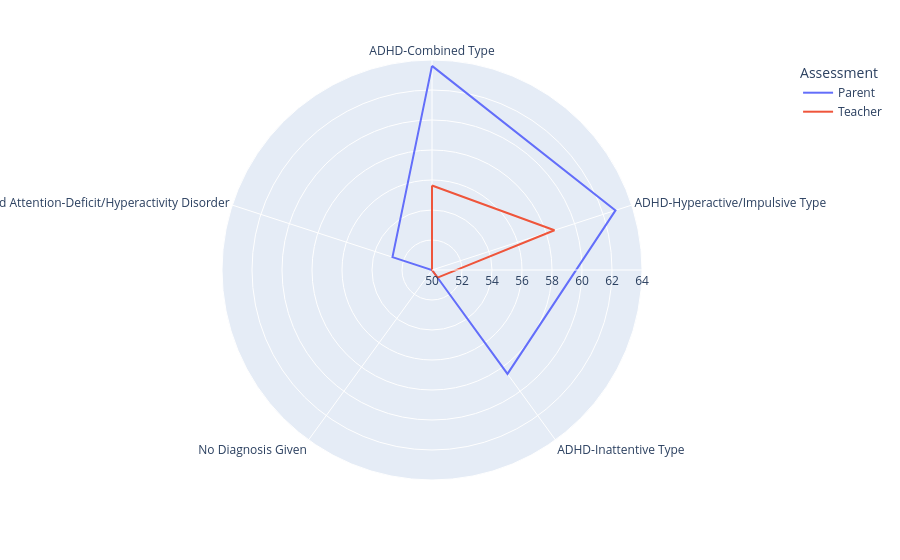

Notebook source saved alongside this figure:
### Code cell
tmp = df[(df['T_name']=='Total_T') & (df['Sex']=='female')]

tmp = tmp.groupby(['DX_01', 'Assessment']).mean().reset_index()

fig = px.line_polar(tmp, r="T_scores", theta="DX_01", color="Assessment", line_close=True, range_r=[50,64])
fig.show()

### Figure 1 — Plotly figure (JSON) as saved in the notebook; plotly's stock layout.template omitted (floating-point values rounded to 4 significant figures)
{"data": [{"hovertemplate": "Assessment=Parent<br>T_scores=%{r}<br>DX_01=%{theta}<extra></extra>", "legendgroup": "Parent", "line": {"color": "#636efa", "dash": "solid"}, "marker": {"symbol": "circle"}, "mode": "lines", "name": "Parent", "r": [63.61, 62.86, 58.56, 47.59, 52.77, 63.61], "showlegend": true, "subplot": "polar", "theta": ["ADHD-Combined Type", "ADHD-Hyperactive/Impulsive Type", "ADHD-Inattentive Type", "No Diagnosis Given", "Other Specified Attention-Deficit/Hyperactivity Disorder", "ADHD-Combined Type"], "type": "scatterpolar"}, {"hovertemplate": "Assessment=Teacher<br>T_scores=%{r}<br>DX_01=%{theta}<extra></extra>", "legendgroup": "Teacher", "line": {"color": "#EF553B", "dash": "solid"}, "marker": {"symbol": "circle"}, "mode": "lines", "name": "Teacher", "r": [55.63, 58.58, 50.63, 45.67, 49.91, 55.63], "showlegend": true, "subplot": "polar", "theta": ["ADHD-Combined Type", "ADHD-Hyperactive/Impulsive Type", "ADHD-Inattentive Type", "No Diagnosis Given", "Other Specified Attention-Deficit/Hyperactivity Disorder", "ADHD-Combined Type"], "type": "scatterpolar"}], "layout": {"legend": {"title": {"text": "Assessment"}, "tracegroupgap": 0}, "margin": {"t": 60}, "polar": {"angularaxis": {"direction": "clockwise", "rotation": 90}, "domain": {"x": [0, 1], "y": [0, 1]}, "radialaxis": {"range": [50, 64]}}}}
